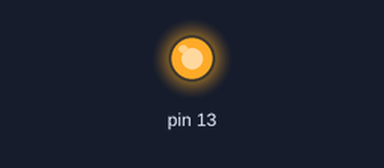
A sketch run on a simulated Arduino Uno, built with avr-gcc and run on an emulated ATmega328P. On the bench: output pins drawn as LEDs (lit = HIGH).

Above: at 0.8 s.
At 6.1 s:
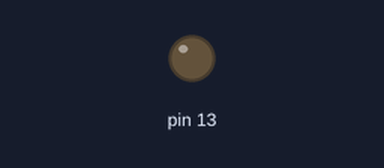
Timing chart, 0 to 7.4 s (numbered marks = the images above):
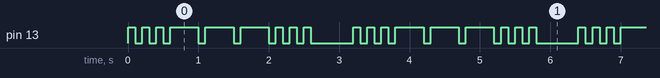

Measured:
- by itself, pin 13: repeats every 3.2 s: 2 × (LOW 0.10 s, HIGH 0.10 s), 3 × (LOW 0.10 s, HIGH 0.40 s), 3 × (LOW 0.10 s, HIGH 0.10 s), LOW 0.60 s, HIGH 0.10 s
- by itself, everything shown: repeats every 3.2 s, in 18 steps

The sketch:

sos.ino
```cpp
void setup() {
  pinMode(13, OUTPUT);
}

void loop() {
  morseS();
  morseO();
  morseS();
  wait();
}

void morseO() {
  dash();
  dash();
  dash();
}

void morseS() {
  dot();
  dot();
  dot();
}

void dot() {
  digitalWrite(13, HIGH);
  delay(100);
  digitalWrite(13, LOW);
  delay(100);
}

void dash() {
  digitalWrite(13, HIGH);
  delay(400);
  digitalWrite(13, LOW);
  delay(100);
}

void wait() {
  delay(500);
}
```
